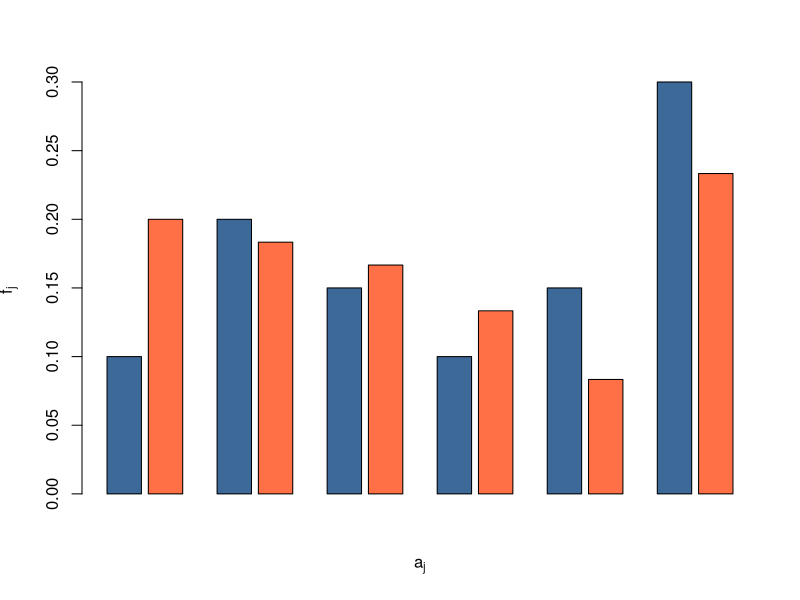
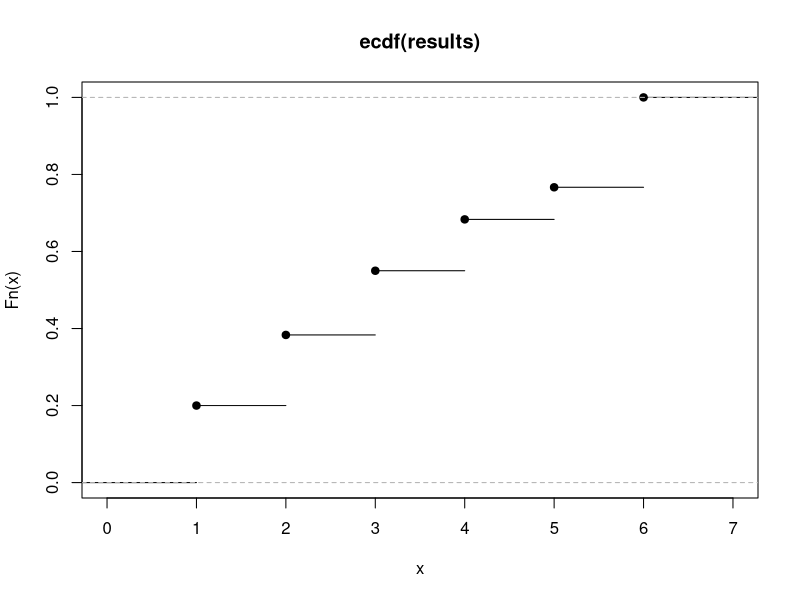

These charts were generated, in order, by the following R code:
n <- 60
k <- 20

# Generating reproducible random numbers:
# set.seed(42)

results <- sample(1:6, n, replace = TRUE)
# sample.int(6, n, replace = TRUE)
results.part <- results[1:k]

print(results)
print(sort(results))

absfreqs <- table(factor(results, levels = 1:6))
# absfreqs <- table(results)
print(absfreqs)

relfreqs <- absfreqs / n
relfreqs.part <- table(factor(results.part, levels = 1:6)) / k
print(relfreqs)

freqmat <- t(matrix(as.vector(c(relfreqs.part, relfreqs)), nrow=6, ncol=2))

barplot(freqmat, beside=TRUE, space=c(0.2,1), col=c("#3D6999","#FF7046"),
        xlab=expression(a[j]), ylab=expression(f[j]))

# Optional: cumulative frequencies

cumabsfreqs <- cumsum(absfreqs)
print(cumabsfreqs)

cumrelfreqs <- cumabsfreqs / n
print(cumrelfreqs)

plot(ecdf(results))
# plot(cumrelfreqs, ylim=c(0, 1), pch=19, xlab=expression(a[j]), ylab=expression(F[j]))
